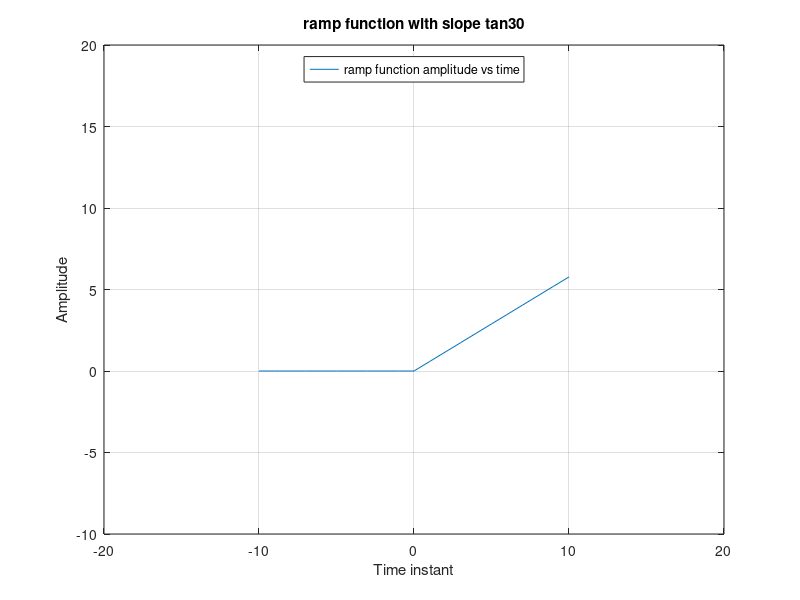

Write the MATLAB code that produced this figure.
%clc
%t= 10:1:10;
%ramp_t=(t>=0).*t/3^0.5;
%plot(t,ramp_t);
%axis([-20 20 -20 20]);
%xlabel('Time instant');
%ylabel('Amplitude');
%title('ramp functions with slope tan 30*')
%grid on
%legend('ramp function amplitude with time','Location','north')


t=-10:1:10;
ramp_t=(t>=0).*t/3^0.5;
plot(t,ramp_t);
axis([-20 20 -10 20]);
xlabel('Time instant');
ylabel('Amplitude');
title('ramp function with slope tan30')
grid on
legend('ramp function amplitude vs time', 'Location', 'north')
